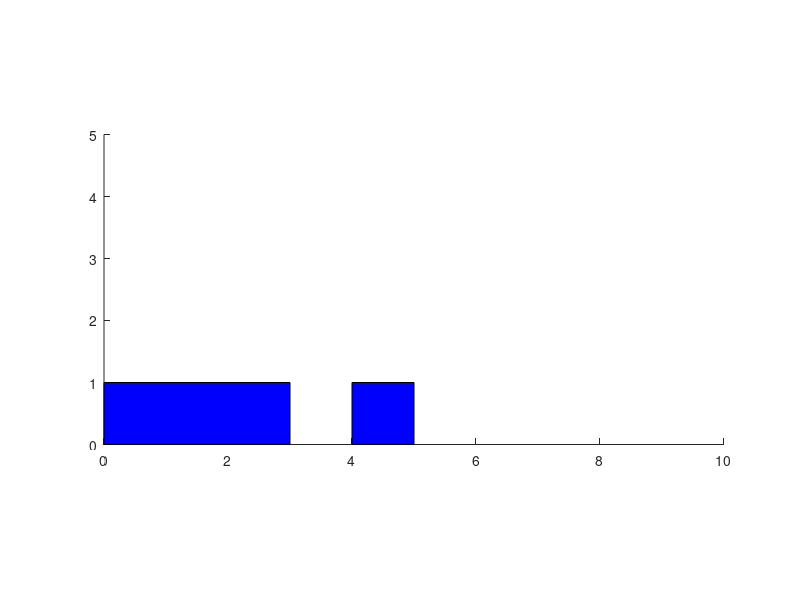

Recreate this plot in MATLAB. (Note: this script raises an error after producing the figure.)
function Carsgrouptest1()


axis equal
xlim([0 10])
ylim([0 5])



car = hgtransform;
rectangle('position',[4 0 1 1],'facecolor', 'b','parent',car) ;

car2 = hgtransform;
rectangle('position',[0 0 3 1],'facecolor', 'b','parent',car2) ;



pt1 = [10 1 0];
pt2 = [0 1 0];

pt1_2 = [10 2  0];
pt2_2 = [0 2 0];


for  R = 1:1000
    
    for t=linspace(0,1,200)
        
        car.Matrix = makehgtform('translate',pt1 + t*(pt2-pt1))
        car2.Matrix = makehgtform('translate',pt1_2 + t*(pt2_2-pt1_2))
        
        
        drawnow
        
        
        
        if t == 0
            
            for t=linspace(0,1,200)
                
                car.Matrix = makehgtform('translate',pt1 + t*(pt2-pt1))
                car2.Matrix = makehgtform('translate',pt1_2 + t*(pt2_2-pt1_2))
                
                
                drawnow
                
            end
            
        end
        
    end
    
end

end